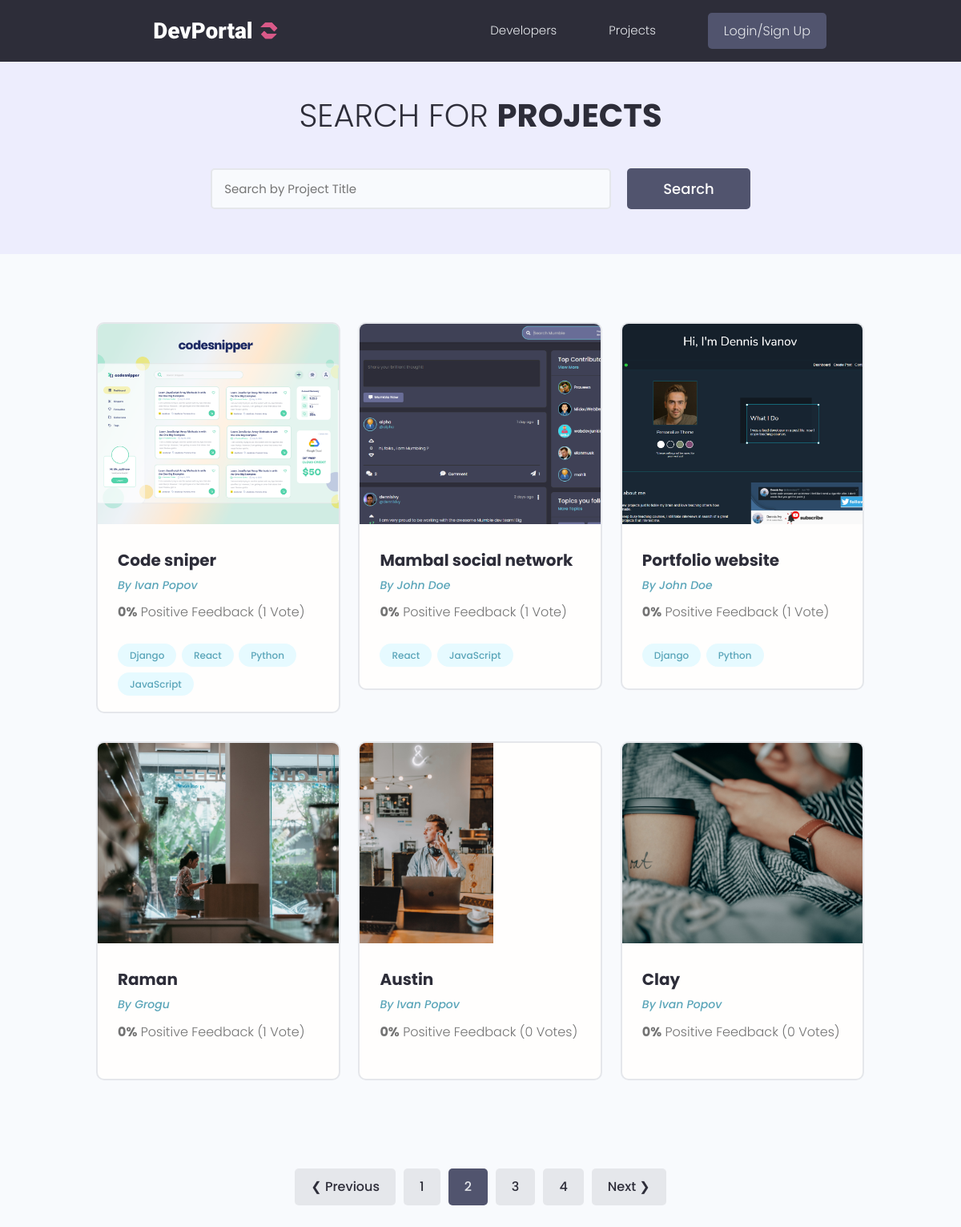
Screenshot of /projects/?page=2 with the database file from the repository.
### projects/models.py (models this page shows, shortened)
class Project(models.Model):
    owner = models.ForeignKey(Profile, null=True, blank=True, on_delete=models.CASCADE)
    title = models.CharField(max_length=200)
    description = models.TextField(null=True, blank=True)
    featured_image = models.ImageField(null=True, blank=True, default="default.jpg")
    demo_link = models.CharField(max_length=2000, null=True, blank=True)
    source_link = models.CharField(max_length=2000, null=True, blank=True)
    tags = models.ManyToManyField("Tag", blank=True)
    vote_total = models.IntegerField(default=0, null=True, blank=True)
    vote_ratio = models.IntegerField(default=0, null=True, blank=True)
    created = models.DateTimeField(auto_now_add=True)
    id = models.UUIDField(default=uuid.uuid4, unique=True, primary_key=True, editable=False)
    class Meta:
        ordering = ["-vote_ratio", "-vote_total", "title"]
    @property
    def image_url(self):
        try:
            url = self.featured_image.url
        except:
            url = ""
        return url

class Tag(models.Model):
    name = models.CharField(max_length=200)
    created = models.DateTimeField(auto_now_add=True)
    id = models.UUIDField(default=uuid.uuid4, unique=True, primary_key=True, editable=False)
    def __str__(self):
        return self.name

### users/models.py (models this page shows, shortened)
class Profile(models.Model):
    user = models.OneToOneField(User, on_delete=models.CASCADE, null=True, blank=True)
    name = models.CharField(max_length=200, null=True, blank=True)
    email = models.EmailField(max_length=500, null=True, blank=True)
    username = models.CharField(max_length=200, null=True, blank=True)
    location = models.CharField(max_length=200, null=True, blank=True)
    short_intro = models.CharField(max_length=200, null=True, blank=True)
    bio = models.TextField(null=True, blank=True)
    profile_image = models.ImageField(null=True, blank=True, upload_to="profiles/", default="profiles/user-default.png")
    social_github = models.CharField(max_length=200, null=True, blank=True)
    social_twitter = models.CharField(max_length=200, null=True, blank=True)
    social_linkedin = models.CharField(max_length=200, null=True, blank=True)
    social_youtube = models.CharField(max_length=200, null=True, blank=True)
    social_website = models.CharField(max_length=200, null=True, blank=True)
    created = models.DateTimeField(auto_now_add=True)
    id = models.UUIDField(default=uuid.uuid4, unique=True, primary_key=True, editable=False)
    class Meta:
        ordering = ["created"]

### projects/views.py (the view)
# urls.py: path("projects/", views.get_projects),
def projects(request):
    projects_obj, search_query = search_projects(request)
    custom_range, projects_obj = paginate_projects(request, projects_obj, 6)
    context = {"projects": projects_obj, "search_query": search_query,
               "custom_range": custom_range}
    return render(request, "projects/projects.html", context)

### projects/utils.py (called while the page is built)
def paginate_projects(request, projects, results):
    page = request.GET.get("page")
    paginator = Paginator(projects, results)
    try:
        projects = paginator.page(page)
    except PageNotAnInteger:
        page = 1
        projects = paginator.page(page)
    except EmptyPage:
        page = paginator.num_pages
        projects = paginator.page(page)
    left_index = (int(page) - 4)
    if left_index < 1:
        left_index = 1
    right_index = (int(page) + 5)
    if right_index > paginator.num_pages:
        right_index = paginator.num_pages + 1
    custom_range = range(left_index, right_index)
    return custom_range, projects

def search_projects(request):
    search_query = ""
    if request.GET.get("search_query"):
        search_query = request.GET.get("search_query")
    tags = Tag.objects.filter(name__icontains=search_query)
    projects_obj = Project.objects.distinct().filter(
        Q(title__icontains=search_query) |
        Q(description__icontains=search_query) |
        Q(owner__name__icontains=search_query) |
        Q(tags__in=tags))
    return projects_obj, search_query

### projects/templates/projects/projects.html (shortened to what this page needs)
<!DOCTYPE html>
<html lang="en">
<head>
</head>
<body>
{% extends "main.html" %}
{% block content %}
<main class="projects">
    <section class="hero-section text-center">
        <div class="container container--narrow">
            <div class="hero-section__box">
                <h2>Search for <span>Projects</span></h2>
            </div>
            <div class="hero-section__search">
                <form id="searchForm" class="form" action="{% url 'projects' %}" method="get">
                    <div class="form__field">
                        <input class="input input--text" id="formInput#search" type="text" name="search_query"
                               value="{{search_query}}" placeholder="Search by Project Title"/>
                    </div>
                    <input class="btn btn--sub btn--lg" type="submit" value="Search"/>
                </form>
            </div>
        </div>
    </section>
    <section class="projectsList">
        <div class="container">
            <div class="grid grid--three">
                {% for project in projects %}
                <div class="column">
                    <div class="card project">
                        <a href="{% url 'project' project.id %}" class="project">
                            <img class="project__thumbnail" src="{{project.image_url}}"
                                 alt="project thumbnail"/>
                            <div class="card__body">
                                <h3 class="project__title">{{project.title}}</h3>
                                <p><a class="project__author" href="/profile/{{project.owner.id}}">By
                                    {{project.owner.name}}</a></p>
                                <p class="project--rating">
                                    <span style="font-weight: bold;">{{project.vote_ratio}}%</span> Positive
                                    Feedback ({{project.vote_total}} Vote{{ project.vote_total|pluralize:"s" }})
                                </p>
                                <div class="project__tags">
                                    {% for tag in project.tags.all %}
                                    <span class="tag tag--pill tag--main">
                                      <small>{{tag}}</small>
                                    </span>
                                    {% endfor %}
                                </div>
                            </div>
                        </a>
                    </div>
                </div>
                {% endfor %}
            </div>
        </div>
    </section>
    {% include 'pagination.html' with queryset=projects custom_range=custom_range %}
</main>
{% endblock content %}

### static/styles/app.css (style rules this page uses)
:root { --color-sub: #2d2d39; }
.btn--sub { background-color: var(--color-sub-light); }
.card { border: 2px solid var(--color-light); }
img { width: 100%; }
.hero-section { height: 40vh; display: flex; align-items: center; background-color: var(--color-sub); }
.hero-section__box { margin-bottom: 4rem; }
.hero-section__box > h2, .hero-section__box > h2 > span { font-size: 4rem; color: var(--color-light); line-height: 1.3; text-transform: uppercase; }
.hero-section__box > h2 { font-weight: 300; }
.hero-section__box > h2 > span { font-weight: 700; }
.hero-section__search > .form { display: flex; align-items: center; justify-content: center; gap: 2rem; }
.hero-section__search > .form input.input--text { width: 50rem; }
.project__author { font-size: 1.4rem; font-style: italic; }
.project--rating { margin-bottom: 1.6em; margin-top: .5em; }
.projects > .hero-section { background: var(--color-sub-lighter); height: 30vh; }
.projects .hero-section__box { margin-bottom: 2.5rem; }
.projects .hero-section__box > h2 { color: var(--color-sub); }
.projects .hero-section__box > h2 > span { font-weight: 700; color: var(--color-sub); }
.projectsList { margin-top: 8rem; }
.project__thumbnail { height: 25rem; object-fit: cover; object-position: top center; }
.project__title { font-size: 2rem; font-weight: 700; color: var(--color-sub); }

### static/uikit/styles/modules/_variables.css (style rules this page uses)
:root { --color-main: #5aa5b9; --color-main-light: #e6faff; --color-sub: #3f4156; --color-sub-light: #51546e; --color-sub-lighter: #ededfd; --color-text: #737373; --color-gray: #8b8b8b; --color-light: #e5e7eb; --color-light-gray: #767676; --color-bg: #f8fafd; --color-white: #fffefd; --color-white-light: #f3f3f3; --color-success: #359e64; --color-success-bg: #def8e8; --color-error: #fc4b0b; --color-error-bg: #fff2ee; --font-base: 'Poppins', arial, helvetica, 'Segoe UI', roboto, ubuntu, sans-serif; --font-monospace: 'Fira Code', 'Courier New', courier, monospace; --font-regular: 300; --font-medium: 500; --font-bold: 700; --generic-shadow: 1px 1px 5px #00000010; --generic-transition: all 0.3s ease-in-out; }

### static/uikit/styles/modules/_base.css (style rules this page uses)
* { margin: 0; padding: 0; box-sizing: border-box; text-rendering: optimizeLegibility; color: inherit; font-size: inherit; }
html { font-size: 50%; }
@media only screen and (min-width: 480px) { html { font-size: 56.25%; } }
@media only screen and (min-width: 1200px) { html { font-size: 62.5%; } }
body { line-height: 1.6; font-weight: 400; font-size: 1.5rem; color: var(--color-text); background-color: var(--color-bg); min-height: 100vh; }

### static/uikit/styles/modules/_typography.css (style rules this page uses)
* { font-family: var(--font-base); }
h2 { font-size: 3.6rem; font-weight: var(--font-bold); }
h3 { font-size: 3.2rem; font-weight: var(--font-medium); }
p, span, strong { font-size: 1.6rem; color: var(--color-text); font-weight: var(--font-regular); }
a { padding-bottom: 2px; text-decoration: none; display: inline-block; color: var(--color-main); font-weight: var(--font-medium); }

### static/uikit/styles/modules/_utilities.css (style rules this page uses)
.container { width: 92%; max-width: 165rem; margin: 0 auto; box-sizing: border-box; }
.container--narrow { width: 92%; max-width: 120rem; }
@media screen and (min-width: 1000px) { .container { width: 90%; } }
@media screen and (min-width: 1000px) { .container--narrow { width: 85%; } }
@media screen and (min-width: 1200px) { .container { width: 80%; } }
@media screen and (min-width: 1200px) { .container--narrow { width: 72%; } }
.text-center { text-align: center; }

### static/uikit/styles/modules/_button.css (style rules this page uses)
.btn { display: inline-block; position: relative; cursor: pointer; background-color: var(--color-light); font-weight: var(--font-medium); color: var(--color-sub); text-decoration: none; padding: 1rem 2rem; border-radius: 0.5rem; border: none; width: -webkit-fit-content; width: -moz-fit-content; width: fit-content; height: -webkit-fit-content; height: -moz-fit-content; height: fit-content; font-size: 1.6rem; outline-width: 0; outline-color: transparent; -webkit-backface-visibility: hidden; backface-visibility: hidden; transition: all 0.3s ease-in-out; }
.btn--sub { background-color: var(--color-sub); color: var(--color-white); }
.btn--lg { font-size: 1.8rem; padding: 1.2rem 4.5rem; }

### static/uikit/styles/modules/_card.css (style rules this page uses)
.card { border-radius: 1rem; background-color: var(--color-white); border: 1.5px solid var(--color-light); width: auto; height: auto; margin-top: 0.5rem; margin-bottom: 0.5rem; overflow: hidden; }
.card__body, .card__header { padding: 2rem 2.5rem; }

### rows the page displays
Project: image_url (picture), title "Code sniper", owner.name "Ivan Popov", vote_ratio "0", vote_total "1"
Tag: name "Django"
Tag: name "React"
Tag: name "Python"
Tag: name "JavaScript"
Project: image_url (picture), title "Mambal social network", owner.name "John Doe", vote_ratio "0", vote_total "1"
Project: image_url (picture), title "Portfolio website", owner.name "John Doe", vote_ratio "0", vote_total "1"
Project: image_url (picture), title "Raman", owner.name "Grogu", vote_ratio "0", vote_total "1"
Project: image_url (picture), title "Austin", owner.name "Ivan Popov", vote_ratio "0", vote_total "0"
Project: image_url (picture), title "Clay", owner.name "Ivan Popov", vote_ratio "0", vote_total "0"

### other values shown
{{ page }} "1" "3" "4"
{{ page }} "2"
